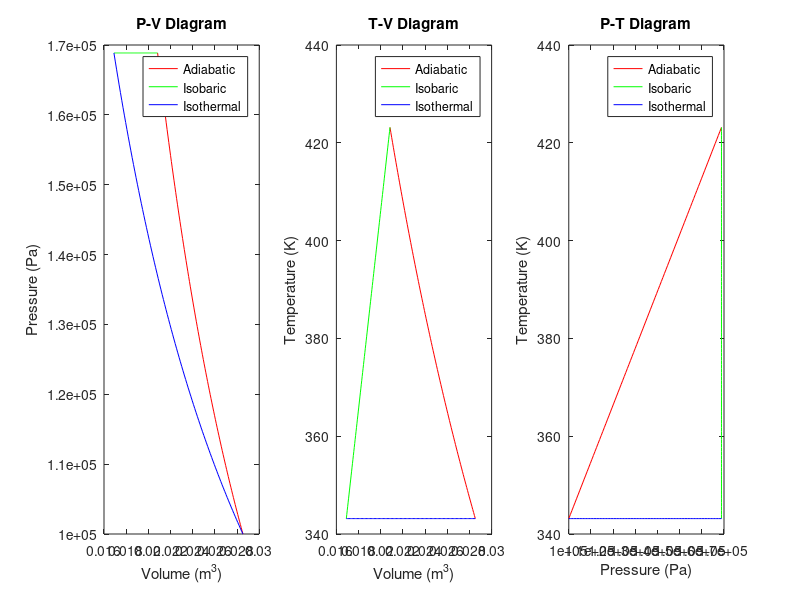
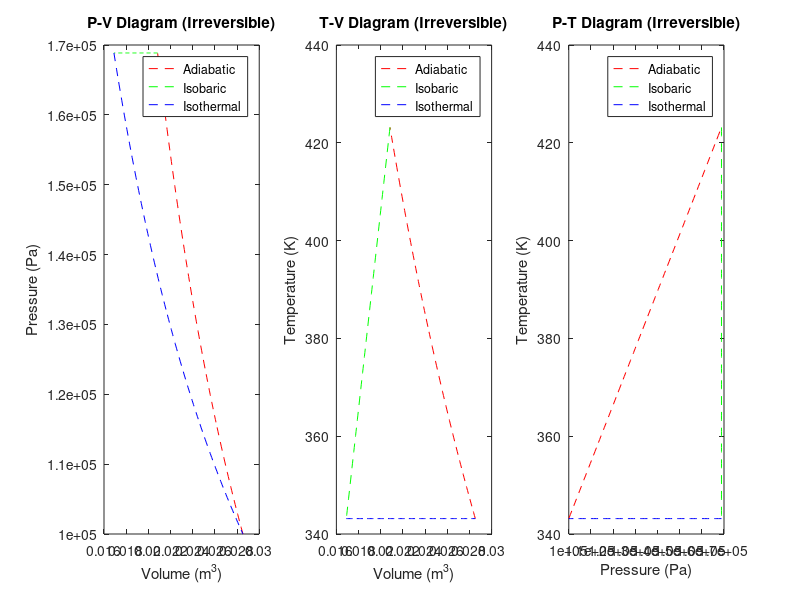

Recreate these plots in MATLAB, in order.
clc; clear;
R = 8.314; % J/mol·K
Cv = 1.5 * R;
Cp = 2.5 * R;
n = 1; % mol
T1 = 343.15; % K (70°C)
P1 = 1e5; % Pa

%%
%Reversible Process
%Adiabatic Compression (T1 -> T2)
T2 = 423.15; % K (150°C)
gamma = Cp / Cv;
V1 = n * R * T1 / P1;
V2 = V1 * (T1 / T2)^(1/(gamma - 1));
P2 = n * R * T2 / V2;
W1 = (n * R / (1 - gamma)) * (T2 - T1);
Q1 = 0;
U1 = n * Cv * (T2 - T1);
H1 = n * Cp * (T2 - T1);

%Isobaric Cooling (T2 -> T3)
T3 = T1; % Back to 70°C
P3 = P2;
V3 = n * R * T3 / P3;
W2 = P2 * (V3 - V2);
Q2 = n * Cp * (T3 - T2);
U2 = n * Cv * (T3 - T2);
H2 = n * Cp * (T3 - T2);

%Isothermal Expansion (T3 -> T1)
P4 = P1;
V4 = V1;
W3 = n * R * T3 * log(V4 / V3);
Q3 = W3;
U3 = 0;
H3 = n * R * (T1 - T3);

W_total = W1 + W2 + W3;
Q_total = Q1 + Q2 + Q3;
dU_total = U1 + U2 + U3;
dH_total = H1 + H2 + H3;

fprintf("Reversible Process:\n");
fprintf("Total Work: %.2f J\n", W_total);
fprintf("Total Heat: %.2f J\n", Q_total);
fprintf("Total ΔU: %.2f J\n", dU_total);
fprintf("Total ΔH: %.2f J\n\n", dH_total);

V = linspace(V1, V2, 100);
P_adiabatic = P1 * (V1 ./ V).^gamma;

V_isobar = linspace(V2, V3, 100);
P_isobar = P2 * ones(size(V_isobar));

V_isoT = linspace(V3, V4, 100);
P_isoT = n * R * T1 ./ V_isoT;

figure
subplot(1,3,1);
plot(V, P_adiabatic, 'r', V_isobar, P_isobar, 'g', V_isoT, P_isoT, 'b');
xlabel('Volume (m^3)'); 
ylabel('Pressure (Pa)');
title('P-V Diagram'); 
legend('Adiabatic','Isobaric','Isothermal');

subplot(1,3,2);
plot(V, T1*(V1./V).^(gamma-1), 'r', V_isobar, linspace(T2,T3,100), 'g', V_isoT, T3*ones(size(V_isoT)), 'b');
xlabel('Volume (m^3)'); 
ylabel('Temperature (K)');
title('T-V Diagram'); 
legend('Adiabatic','Isobaric','Isothermal');

subplot(1,3,3);
plot(linspace(P1,P2,100), linspace(T1,T2,100), 'r', linspace(P2,P3,100), linspace(T2,T3,100), 'g', linspace(P3,P4,100), T3*ones(1,100), 'b');
xlabel('Pressure (Pa)'); 
ylabel('Temperature (K)');
title('P-T Diagram'); 
legend('Adiabatic','Isobaric','Isothermal');

W1_trapz = -trapz(V, P_adiabatic);
W2_trapz = trapz(V_isobar, P_isobar);
W3_trapz = trapz(V_isoT, P_isoT);
W_total_trapz = W1_trapz + W2_trapz + W3_trapz;

fprintf("Work from trapz (P-V area): %.2f J\n", W_total_trapz);


%%
%Irreversible Process
e = 0.75;

W1_irr = e * W1; % less negative (more work input)
Q1_irr = U1 - W1_irr;
W2_irr = W2; % same as reversible
Q2_irr = U2 - W2_irr;
W3_irr = e * W3; % less work output
Q3_irr = W3_irr;

W_total_irr = W1_irr + W2_irr + W3_irr;
Q_total_irr = Q1_irr + Q2_irr + Q3_irr;

fprintf("Total Work: %.2f J\n", W_total_irr);
fprintf("Total Heat: %.2f J\n", Q_total_irr);

V_irr1 = linspace(V1, V2, 100);
P_irr1 = P1 * (V1 ./ V_irr1).^gamma;

V_irr2 = linspace(V2, V3, 100);
P_irr2 = P2 * ones(size(V_irr2));

V_irr3 = linspace(V3, V4, 100);
P_irr3 = n * R * T3 ./ V_irr3;

figure
subplot(1,3,1);
plot(V_irr1, P_irr1, 'r--', V_irr2, P_irr2, 'g--', V_irr3, P_irr3, 'b--');
xlabel('Volume (m^3)'); ylabel('Pressure (Pa)');
title('P-V Diagram (Irreversible)'); legend('Adiabatic','Isobaric','Isothermal');

subplot(1,3,2);
T_irr1 = T1 * (V1 ./ V_irr1).^(gamma - 1);
T_irr2 = linspace(T2, T3, 100);
T_irr3 = T3 * ones(size(V_irr3));
plot(V_irr1, T_irr1, 'r--', V_irr2, T_irr2, 'g--', V_irr3, T_irr3, 'b--');
xlabel('Volume (m^3)'); ylabel('Temperature (K)');
title('T-V Diagram (Irreversible)'); legend('Adiabatic','Isobaric','Isothermal');

subplot(1,3,3);
P_irr_pt1 = linspace(P1, P2, 100);
T_irr_pt1 = linspace(T1, T2, 100);
P_irr_pt2 = linspace(P2, P3, 100);
T_irr_pt2 = linspace(T2, T3, 100);
P_irr_pt3 = linspace(P3, P4, 100);
T_irr_pt3 = T3 * ones(size(P_irr_pt3));
plot(P_irr_pt1, T_irr_pt1, 'r--', P_irr_pt2, T_irr_pt2, 'g--', P_irr_pt3, T_irr_pt3, 'b--');
xlabel('Pressure (Pa)'); ylabel('Temperature (K)');
title('P-T Diagram (Irreversible)'); legend('Adiabatic','Isobaric','Isothermal');